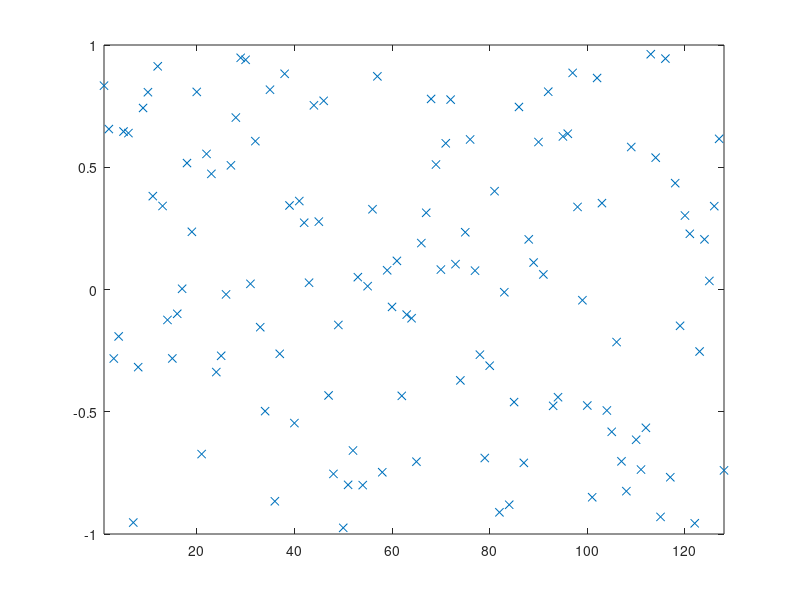

Reproduce this figure in MATLAB. (Note: this script raises an error after producing the figure.)
% script <a href="matlab:RR_OddEvenRR_MergeSortTest">RR_OddEvenRR_MergeSortTest</a>
% Test <a href="matlab:help RR_OddEvenRR_MergeSort">RR_OddEvenRR_MergeSort</a> on a random set of data.
% Renaissance Codebase, https://github.com/tbewley/RC/NRchap07
% Copyright 2023 by Thomas Bewley, distributed under BSD 3-Clause License. 

n=2^7; D=2*rand(n,1)-1; close all, plot(D(:,1),'x'), axis([1 n -1 1]), pause(0.5)
[D,index]=RR_OddEvenRR_MergeSort(D,1,n); plot(D(:,1),'x'), axis([1 n -1 1])

% end script RR_OddEvenRR_MergeSortTest
